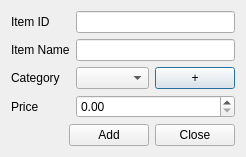
<?xml version="1.0" encoding="UTF-8"?>
<ui version="4.0">
 <class>addItem</class>
 <widget class="QDialog" name="addItem">
  <property name="geometry">
   <rect>
    <x>0</x>
    <y>0</y>
    <width>246</width>
    <height>157</height>
   </rect>
  </property>
  <property name="windowTitle">
   <string>ADD Item</string>
  </property>
  <property name="windowIcon">
   <iconset resource="../res.qrc">
    <normaloff>:/img/img/icon1.png</normaloff>:/img/img/icon1.png</iconset>
  </property>
  <layout class="QVBoxLayout" name="verticalLayout_2">
   <item>
    <layout class="QGridLayout" name="gridLayout">
     <item row="1" column="1">
      <widget class="QLineEdit" name="name"/>
     </item>
     <item row="0" column="0">
      <widget class="QLabel" name="label">
       <property name="text">
        <string>Item ID</string>
       </property>
      </widget>
     </item>
     <item row="3" column="0">
      <widget class="QLabel" name="label_4">
       <property name="text">
        <string>Price</string>
       </property>
      </widget>
     </item>
     <item row="3" column="1">
      <widget class="QDoubleSpinBox" name="price">
       <property name="maximum">
        <double>99999.000000000000000</double>
       </property>
      </widget>
     </item>
     <item row="0" column="1">
      <widget class="QLineEdit" name="id"/>
     </item>
     <item row="2" column="0">
      <widget class="QLabel" name="label_3">
       <property name="text">
        <string>Category </string>
       </property>
      </widget>
     </item>
     <item row="1" column="0">
      <widget class="QLabel" name="label_2">
       <property name="text">
        <string>Item Name</string>
       </property>
      </widget>
     </item>
     <item row="2" column="1">
      <layout class="QHBoxLayout" name="horizontalLayout_2">
       <item>
        <widget class="QComboBox" name="category"/>
       </item>
       <item>
        <widget class="QPushButton" name="btnAddcategory">
         <property name="styleSheet">
          <string notr="true"/>
         </property>
         <property name="text">
          <string>+</string>
         </property>
        </widget>
       </item>
      </layout>
     </item>
    </layout>
   </item>
   <item>
    <layout class="QHBoxLayout" name="horizontalLayout">
     <item>
      <spacer name="horizontalSpacer">
       <property name="orientation">
        <enum>Qt::Horizontal</enum>
       </property>
       <property name="sizeHint" stdset="0">
        <size>
         <width>40</width>
         <height>20</height>
        </size>
       </property>
      </spacer>
     </item>
     <item>
      <widget class="QPushButton" name="btnAdd">
       <property name="text">
        <string>Add</string>
       </property>
      </widget>
     </item>
     <item>
      <widget class="QDialogButtonBox" name="buttonBox">
       <property name="orientation">
        <enum>Qt::Horizontal</enum>
       </property>
       <property name="standardButtons">
        <set>QDialogButtonBox::Close</set>
       </property>
      </widget>
     </item>
    </layout>
   </item>
  </layout>
 </widget>
 <tabstops>
  <tabstop>id</tabstop>
  <tabstop>name</tabstop>
  <tabstop>price</tabstop>
  <tabstop>btnAdd</tabstop>
 </tabstops>
 <resources>
  <include location="../res.qrc"/>
 </resources>
 <connections>
  <connection>
   <sender>buttonBox</sender>
   <signal>accepted()</signal>
   <receiver>addItem</receiver>
   <slot>accept()</slot>
   <hints>
    <hint type="sourcelabel">
     <x>248</x>
     <y>254</y>
    </hint>
    <hint type="destinationlabel">
     <x>157</x>
     <y>274</y>
    </hint>
   </hints>
  </connection>
  <connection>
   <sender>buttonBox</sender>
   <signal>rejected()</signal>
   <receiver>addItem</receiver>
   <slot>reject()</slot>
   <hints>
    <hint type="sourcelabel">
     <x>316</x>
     <y>260</y>
    </hint>
    <hint type="destinationlabel">
     <x>286</x>
     <y>274</y>
    </hint>
   </hints>
  </connection>
 </connections>
</ui>
